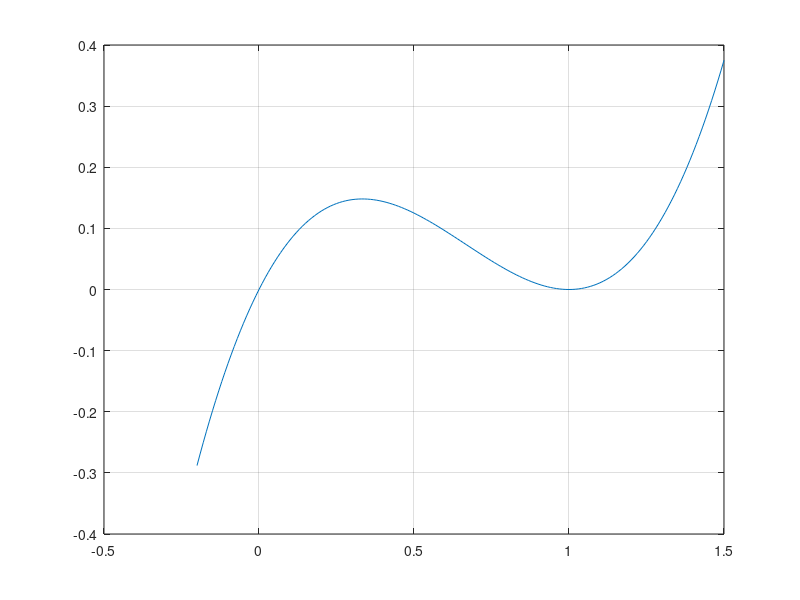

Recreate this plot in MATLAB. (Note: this script raises an error after producing the figure.)
clear all;
close all;

% a= 0.05;
% 
% x = -0.2:0.01:1.5;
% y = a + (x.*((x-1).^2));
% 
% figure();
% plot(x,y);
% grid on;
% %ans121 = sln(1.01,12)

% 
% 
% a= 0.1;
% 
% x = -0.2:0.01:1.5;
% y = a + (x.*((x-1).^2));
% 
% figure()
% plot(x,y);
% grid on;
% 
% 
% %ans122 = sln(1.01,13)
% 
% 
% 
a= 0;

x = -0.2:0.01:1.5;
y = a + (x.*((x-1).^2));

figure()
plot(x,y);
grid on;


ans123 = sln(1.01,14)
